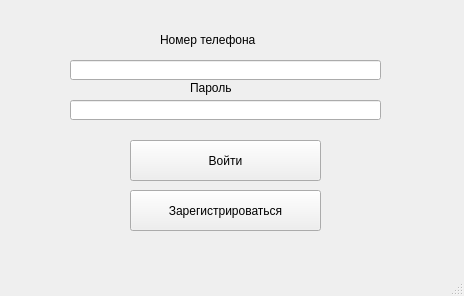
<?xml version="1.0" encoding="UTF-8"?>
<ui version="4.0">
 <class>TapTaxi</class>
 <widget class="QMainWindow" name="TapTaxi">
  <property name="geometry">
   <rect>
    <x>0</x>
    <y>0</y>
    <width>464</width>
    <height>296</height>
   </rect>
  </property>
  <property name="windowTitle">
   <string>TapTaxi</string>
  </property>
  <widget class="QWidget" name="centralwidget">
   <widget class="QPushButton" name="pushButton">
    <property name="geometry">
     <rect>
      <x>130</x>
      <y>190</y>
      <width>191</width>
      <height>41</height>
     </rect>
    </property>
    <property name="text">
     <string>Зарегистрироваться</string>
    </property>
   </widget>
   <widget class="QPushButton" name="pushButton_2">
    <property name="geometry">
     <rect>
      <x>130</x>
      <y>140</y>
      <width>191</width>
      <height>41</height>
     </rect>
    </property>
    <property name="text">
     <string>Войти</string>
    </property>
   </widget>
   <widget class="QLineEdit" name="lineEditPassword">
    <property name="geometry">
     <rect>
      <x>70</x>
      <y>100</y>
      <width>311</width>
      <height>20</height>
     </rect>
    </property>
    <property name="echoMode">
     <enum>QLineEdit::Password</enum>
    </property>
   </widget>
   <widget class="QLineEdit" name="lineEditPhone">
    <property name="geometry">
     <rect>
      <x>70</x>
      <y>60</y>
      <width>311</width>
      <height>20</height>
     </rect>
    </property>
   </widget>
   <widget class="QLabel" name="label">
    <property name="geometry">
     <rect>
      <x>160</x>
      <y>30</y>
      <width>161</width>
      <height>20</height>
     </rect>
    </property>
    <property name="text">
     <string>Номер телефона </string>
    </property>
   </widget>
   <widget class="QLabel" name="label_2">
    <property name="geometry">
     <rect>
      <x>190</x>
      <y>80</y>
      <width>91</width>
      <height>16</height>
     </rect>
    </property>
    <property name="text">
     <string>Пароль</string>
    </property>
   </widget>
  </widget>
  <widget class="QStatusBar" name="statusbar"/>
  <action name="actionEnter">
   <property name="text">
    <string>1</string>
   </property>
  </action>
 </widget>
 <resources/>
 <connections/>
</ui>
